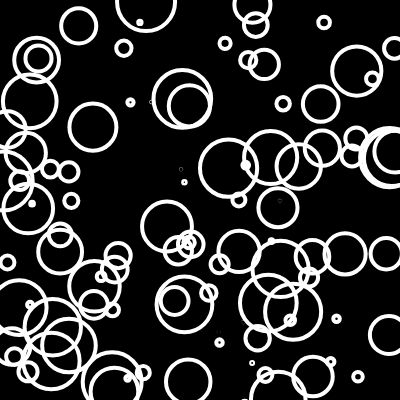
Frame 1 (no input)
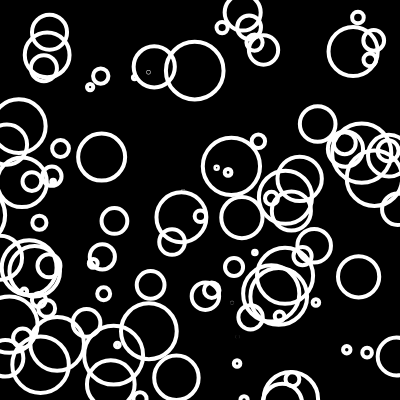
Frame 60 (no input)
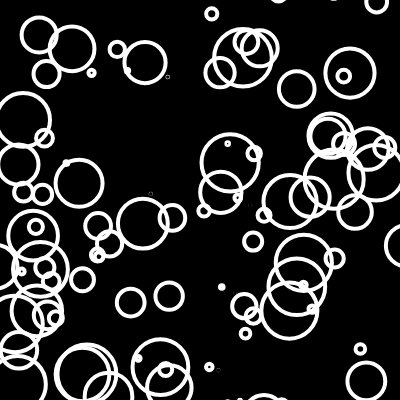
Frame 120 (the mouse pressed at the canvas centre since frame 60)

The p5.js sketch that drew these frames (run headless with seeded random() and noise() and a simulated clock; from frame 60 on, the mouse is pressed at the canvas centre):

// p5.js sketch
// ── sketch.js
// // this is related with the namespace but i still not fully get it...
// new p5();

let planet;
let planet2;

function setup() {
    createCanvas(400, 400);
    background(220);
    frameRate(20);

    var N = 100;
    var x = createRandomPoints(N, 400);
    var y = createRandomPoints(N, 400);
    var r = createRandomPoints(N, 30);

    // var x = [10, 20, 230];
    // var y = [100, 200, 300];
    // var r = [10, 2, 20];

    // planet = new Planet(100, 200, 20);
    // print(planet.x, planet.y);
    // planet2 = new Planet(200, 200, 20);

    arrPlanets = createArrayPlanets(x, y, r);
}

function createRandomPoints(numberofpoints, max) {
    var y = new Array();
    var i;
    for (i = 0; i < numberofpoints; i++) {
        y[i] = random(max);
    }
    return y;
}


// maybe this should be a class?
function createArrayPlanets(x, y, r) {
    var planets = new Array();
    var totalElements = x.length;
    var i;
    for (i = 0; i < totalElements; i++) {
        planets[i] = new Planet(x[i], y[i], r[i]);
    }
    return planets;
}

function draw() {
    //this comes from set up which has been already created once
    background(0);
    for (var i = 0; i < arrPlanets.length; i++) {
        arrPlanets[i].move();
        arrPlanets[i].show();
    }

}


class Planet {
    constructor(x, y, r) {
        this.x = x;
        this.y = y;
        this.r = r;
        this.text = "w";
    }
    move() {
        this.x = this.x + random(-5, 5);
        this.y = this.y + random(-5, 5)
    }
    show() {

        stroke(255);
        strokeWeight(4);
        noFill();
        ellipse(this.x, this.y, this.r * 2, this.r * 2) // this is the diameter
    }
}
